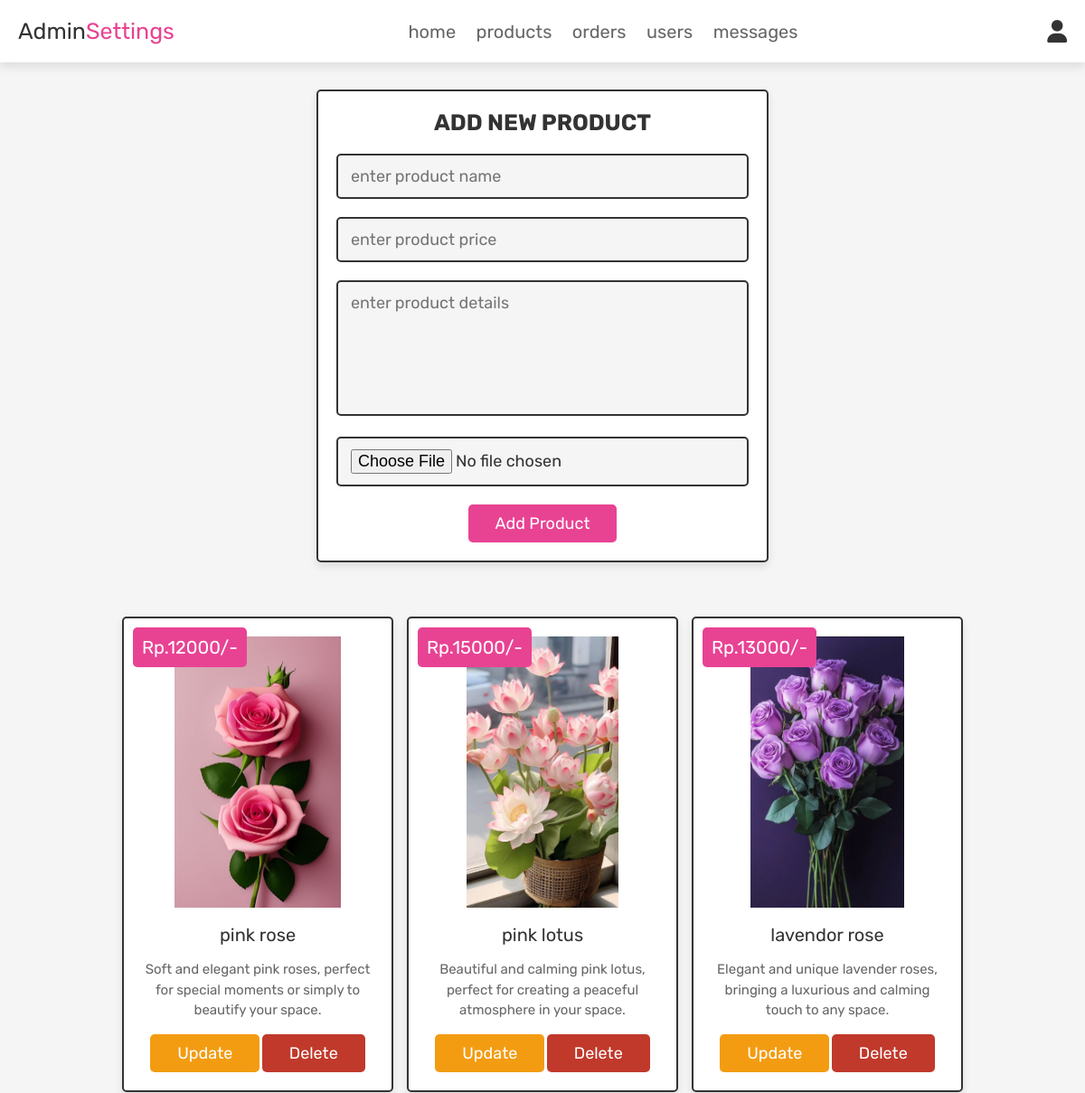
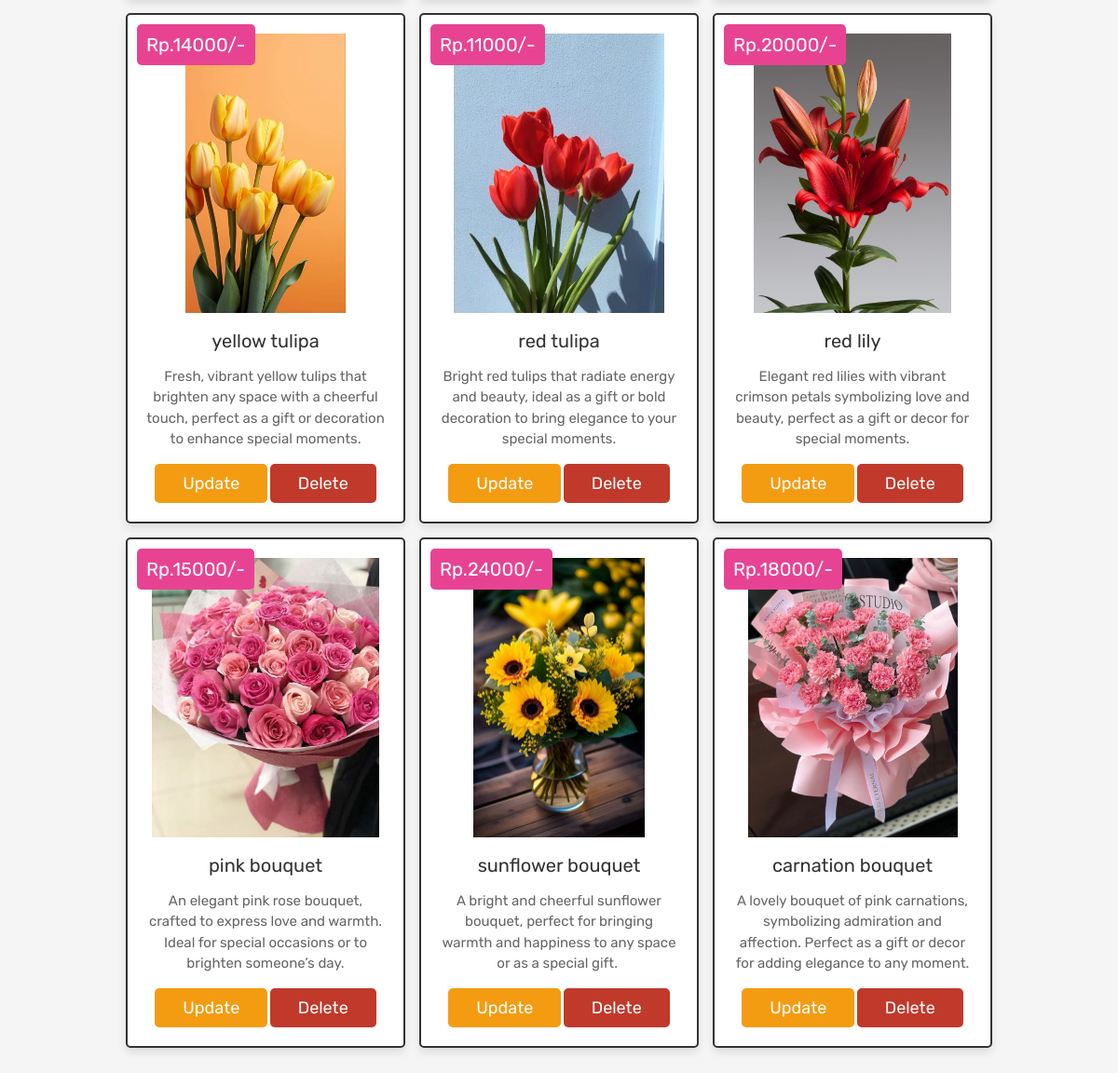
The page /admin_products.php (signed in) on the database its author committed (2 pictures, top to bottom).
### tables this page shows
CREATE TABLE `products` (
  `id` int(100) NOT NULL,
  `name` varchar(100) NOT NULL,
  `details` varchar(500) NOT NULL,
  `price` int(100) NOT NULL,
  `image` varchar(100) NOT NULL
);

### admin_products.php (the view, shortened to what this page needs)
<?php
@include 'config.php';
?>
<!DOCTYPE html>
<html lang="en">
<head>
   <link rel="stylesheet" href="https://cdnjs.cloudflare.com/ajax/libs/font-awesome/6.0.0/css/all.min.css">
   <link rel="stylesheet" href="css/admin_style.css">
</head>
<body>
<?php @include 'admin_header.php'; ?>
<section class="add-products">
   <form action="" method="POST" enctype="multipart/form-data">
      <h3>add new product</h3>
      <input type="text" class="box" required placeholder="enter product name" name="name">
      <input type="number" min="0" class="box" required placeholder="enter product price" name="price">
      <textarea name="details" class="box" required placeholder="enter product details" cols="30" rows="10"></textarea>
      <input type="file" accept="image/jpg, image/jpeg, image/png" required class="box" name="image">
      <input type="submit" value="add product" name="add_product" class="btn">
   </form>
</section>
<section class="show-products">
   <div class="box-container">
      <?php
         $select_products = mysqli_query($conn, "SELECT * FROM `products`") or die('query failed');
         if(mysqli_num_rows($select_products) > 0){
            while($fetch_products = mysqli_fetch_assoc($select_products)){
      ?>
      <div class="box">
         <div class="price">Rp.<?php echo $fetch_products['price']; ?>/-</div>
         <img class="image" src="uploaded_img/<?php echo $fetch_products['image']; ?>" alt="">
         <div class="name"><?php echo $fetch_products['name']; ?></div>
         <div class="details"><?php echo $fetch_products['details']; ?></div>
         <a href="admin_update_product.php?update=<?php echo $fetch_products['id']; ?>" class="option-btn">update</a>
         <a href="admin_products.php?delete=<?php echo $fetch_products['id']; ?>" class="delete-btn" onclick="return confirm('delete this product?');">delete</a>
      </div>
      <?php
         }
      }else{
         echo '<p class="empty">no products added yet!</p>';
      }
      ?>
   </div>
</section>
</body>
</html>

### admin_header.php (shortened to what this page needs)
<header class="header">
   <div class="flex">
      <a href="admin_page.php" class="logo">Admin<span>Settings</span></a>
      <nav class="navbar">
         <a href="admin_page.php">home</a>
         <a href="admin_products.php">products</a>
         <a href="admin_orders.php">orders</a>
         <a href="admin_users.php">users</a>
         <a href="admin_contacts.php">messages</a>
      </nav>
      <div class="icons">
         <div id="user-btn" class="fas fa-user"></div>
      </div>
   </div>
</header>

### css/admin_style.css (style rules this page uses)
:root { --pink:#e84393; --red:#c0392b; --orange:#f39c12; --black:#333; --white:#fff; --light-color:#666; --light-white:#ccc; --light-bg:#f5f5f5; --border:.2rem solid var(--black); --box-shadow:0 .5rem 1rem rgba(0,0,0,.1); }
* { font-family: 'Rubik', sans-serif; margin:0; padding:0; box-sizing: border-box; outline: none; border:none; text-decoration: none; transition:all .2s linear; }
html { font-size: 62.5%; overflow-x: hidden; scroll-behavior: smooth; scroll-padding-top: 6.5rem; }
body { background: var(--light-bg); }
section { padding:3rem 2rem; }
.btn, .delete-btn, .option-btn { display: inline-block; border-radius: .5rem; margin-top: 1rem; font-size: 1.8rem; color:var(--white); cursor: pointer; padding:1rem 3rem; text-transform: capitalize; }
.btn { background-color: var(--pink); }
.delete-btn { background-color: var(--red); }
.option-btn { background-color: var(--orange); }
.header { position: sticky; top:0; left:0; right:0; z-index: 1000; background-color: var(--white); box-shadow: var(--box-shadow); }
.header .flex { display: flex; align-items: center; justify-content: space-between; padding:2rem; max-width: 1200px; margin:0 auto; position: relative; }
.header .flex .icons div { font-size: 2.5rem; margin-left: 1.7rem; cursor: pointer; color:var(--black); }
.header .flex .navbar a { margin:0 1rem; font-size: 2rem; color:var(--light-color); }
.header .flex .logo { font-size: 2.5rem; color:var(--black); }
.header .flex .logo span { color:var(--pink); }
.add-products form { max-width: 50rem; border-radius: .5rem; background-color: var(--white); border:var(--border); padding:2rem; text-align: center; margin:0 auto; box-shadow: var(--box-shadow); }
.add-products form h3 { font-size: 2.5rem; text-transform: uppercase; color:var(--black); margin-bottom: 1rem; }
.add-products form .box { width: 100%; margin:1rem 0; font-size: 1.8rem; color:var(--black); border-radius: .5rem; background-color: var(--light-bg); padding:1.2rem 1.4rem; border:var(--border); }
.add-products form textarea { height: 15rem; resize: none; }
.show-products .box-container { display: grid; grid-template-columns: repeat(auto-fit, 30rem); gap:1.5rem; align-items: flex-start; max-width: 1200px; margin: 0 auto; justify-content: center; }
.show-products .box-container .box { text-align: center; padding:2rem; border:var(--border); background-color: var(--white); box-shadow: var(--box-shadow); border-radius: .5rem; position: relative; }
.show-products .box-container .box .image { height: 30rem; margin-bottom: .5rem; }
.show-products .box-container .box .price { background-color: var(--pink); position: absolute; top:1rem; left:1rem; border-radius: .5rem; color:var(--white); padding:1rem; font-size: 2rem; }
.show-products .box-container .box .name { margin:1rem 0; font-size: 2rem; color:var(--black); }
.show-products .box-container .box .details { line-height: 1.5; color:var(--light-color); font-size: 1.5rem; padding:.5rem 0; }

### rows shown on the page
products: price "12000", image (picture), name "pink rose", details "Soft and elegant pink roses, perfect for special moments or simply to beautify your space."
products: price "15000", image (picture), name "pink lotus", details "Beautiful and calming pink lotus, perfect for creating a peaceful atmosphere in your space."
products: price "13000", image (picture), name "lavendor rose", details "Elegant and unique lavender roses, bringing a luxurious and calming touch to any space."
products: price "14000", image (picture), name "yellow tulipa", details "Fresh, vibrant yellow tulips that brighten any space with a cheerful touch, perfect as a gift or decoration to enhance special moments."
products: price "11000", image (picture), name "red tulipa", details "Bright red tulips that radiate energy and beauty, ideal as a gift or bold decoration to bring elegance to your special moments."
products: price "20000", image (picture), name "red lily", details "Elegant red lilies with vibrant crimson petals symbolizing love and beauty, perfect as a gift or decor for special moments."
products: price "15000", image (picture), name "pink bouquet", details "An elegant pink rose bouquet, crafted to express love and warmth. Ideal for special occasions or to brighten someone’s day."
products: price "24000", image (picture), name "sunflower bouquet", details "A bright and cheerful sunflower bouquet, perfect for bringing warmth and happiness to any space or as a special gift."
products: price "18000", image (picture), name "carnation bouquet", details "A lovely bouquet of pink carnations, symbolizing admiration and affection. Perfect as a gift or decor for adding elegance to any moment."
